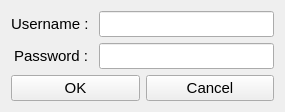
<?xml version="1.0" encoding="UTF-8"?>
<ui version="4.0">
 <class>AuthenticationWidget</class>
 <widget class="QWidget" name="AuthenticationWidget">
  <property name="windowModality">
   <enum>Qt::ApplicationModal</enum>
  </property>
  <property name="geometry">
   <rect>
    <x>0</x>
    <y>0</y>
    <width>285</width>
    <height>108</height>
   </rect>
  </property>
  <property name="font">
   <font>
    <pointsize>11</pointsize>
   </font>
  </property>
  <property name="windowTitle">
   <string>Authentication</string>
  </property>
  <layout class="QVBoxLayout" name="verticalLayout">
   <item>
    <layout class="QFormLayout" name="formLayout">
     <property name="labelAlignment">
      <set>Qt::AlignRight|Qt::AlignTrailing|Qt::AlignVCenter</set>
     </property>
     <item row="0" column="0">
      <widget class="QLabel" name="label">
       <property name="text">
        <string>Username : </string>
       </property>
      </widget>
     </item>
     <item row="0" column="1">
      <widget class="QLineEdit" name="username"/>
     </item>
     <item row="1" column="0">
      <widget class="QLabel" name="label_2">
       <property name="text">
        <string>Password : </string>
       </property>
      </widget>
     </item>
     <item row="1" column="1">
      <widget class="QLineEdit" name="password">
       <property name="echoMode">
        <enum>QLineEdit::Password</enum>
       </property>
      </widget>
     </item>
    </layout>
   </item>
   <item>
    <layout class="QHBoxLayout" name="horizontalLayout">
     <item>
      <widget class="QPushButton" name="ok">
       <property name="text">
        <string>OK</string>
       </property>
      </widget>
     </item>
     <item>
      <widget class="QPushButton" name="cancel">
       <property name="text">
        <string>Cancel</string>
       </property>
      </widget>
     </item>
    </layout>
   </item>
  </layout>
 </widget>
 <resources/>
 <connections/>
</ui>
